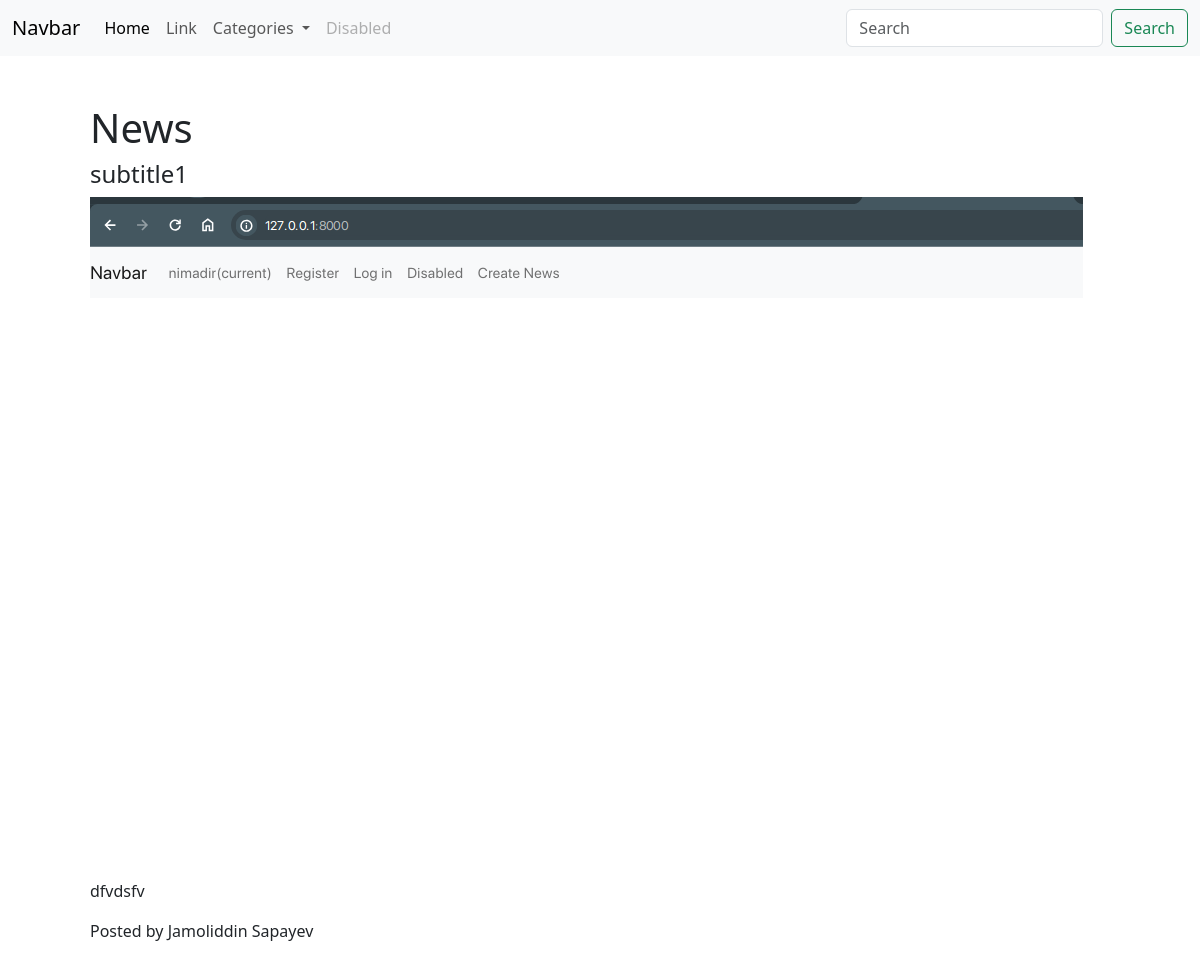
/1/, run on the app's committed database.
### kunuz_app/models.py (models this page shows, shortened)
class News(models.Model):
    title = models.CharField(max_length=255)
    subtitle = models.CharField(max_length=255, blank=True, null=True)
    content = models.TextField()
    image = models.ImageField(upload_to='media/images/news-images/', blank=True, null=True)
    author = models.ForeignKey(Author, on_delete=models.CASCADE)
    category = models.ForeignKey(Category, on_delete=models.CASCADE)
    created_at = models.DateTimeField(auto_now_add=True)

class Author(models.Model):
    first_name = models.CharField(max_length=100)
    last_name = models.CharField(max_length=100)
    created_at = models.DateTimeField(auto_now_add=True)
    def __str__(self):
        return f"{self.first_name} {self.last_name}"

### kunuz_app/views.py (the view)
# urls.py: path('<int:id>/', DetailView.as_view(), name="detail"),
class DetailView(View):
    def get(self, request, id):
        news = News.objects.get(id=id)
        context = {'news': news}
        return render(request, 'detail.html', context)
        print(news.image)

### templates/detail.html (shortened to what this page needs)
{% extends 'base.html' %}
{% block content %}
    <div class="container">
        <div class="col-md-12 p-5">
            <h1>{{ news.title }}</h1>
            {% if news.subtitle %}
                <h4>{{ news.subtitle }}</h4>
            {% endif %}
                <img src="{{ news.image }}" alt="">
            <p>
                {{ news.content }}
            </p>
            Posted by {{ news.author }} {{ news.created }}
        </div>
    </div>
{% endblock %}

### data on the page
News: title "News", subtitle "subtitle1", image (picture), content "dfvdsfv", author "Jamoliddin Sapayev"
